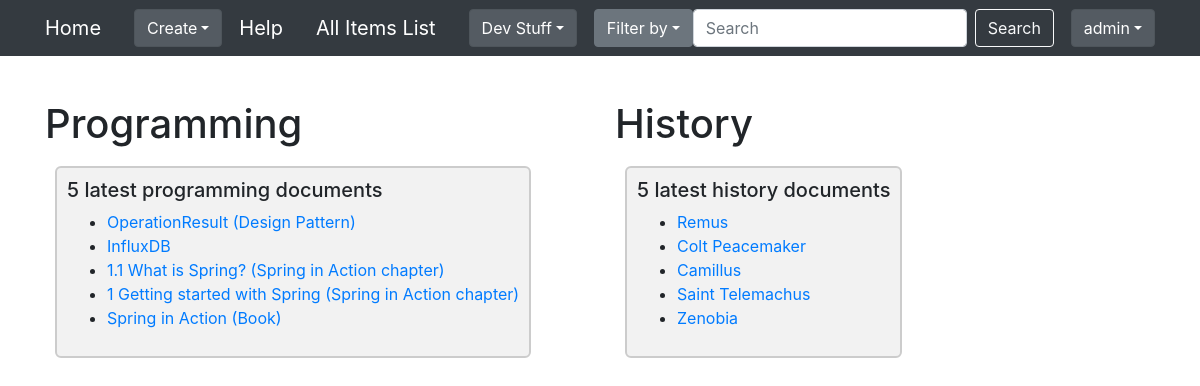
/notesfromxml/homepagetest/ (signed in), run on an earlier commit of the app's database.
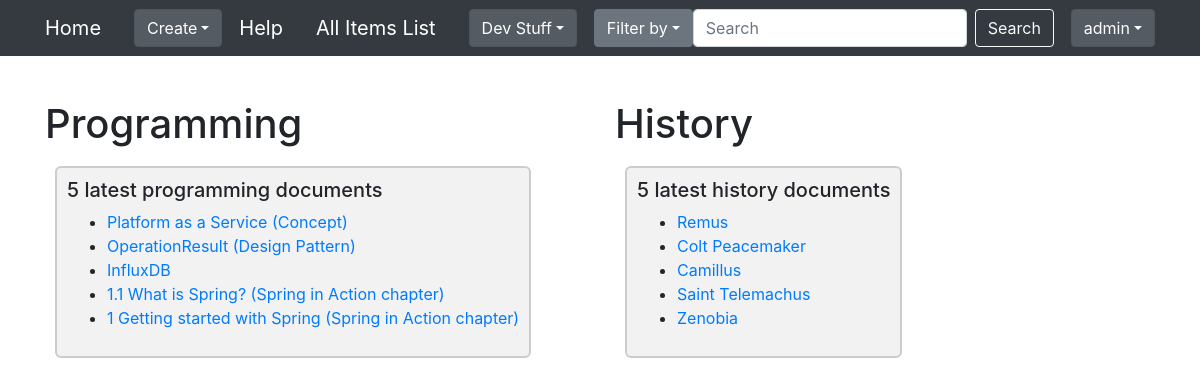
And on a later commit of the database.
### notesfromxml/models.py (models this page shows, shortened)
class Document(models.Model):
    document_name = models.TextField()
    document_text = models.TextField()

### notesfromxml/views.py (the view)
# urls.py: path('homepagetest/', views.display_homepage_test, name='homepage_test'),  # development stuff
@login_required
def display_homepage_test(request):
    latest_programming_documents = Document.objects.filter(tagmap__tag__tag_name='Programming').order_by('-id')[:5]
    latest_history_documents = Document.objects.filter(tagmap__tag__tag_name='History').order_by('-id')[:5]
    return render(request, 'notesfromxml/homepage-test.html',
                  {'latest_programming_docs': latest_programming_documents,
                   'latest_history_docs': latest_history_documents})

### notesfromxml/templates/notesfromxml/homepage-test.html (shortened to what this page needs)
{% extends 'notesfromxml/base.html' %}
{% load static %}
{%  block head_css_page %}
    <link rel="stylesheet" type="text/css" href="{% static 'notesfromxml/css/homepage-test.css' %}" />
 {% endblock head_css_page %}
{% block content %}
    <div class="container">
        <div class="row">
            <div class="col">
                <section>
                    <h1>Programming</h1>
                    <div class="latest-docs">
                        {% if latest_programming_docs %}
                            <h5>5 latest programming documents</h5>
                            <ul>
                                {% for doc in latest_programming_docs %}
                                    <li><a href="{% url 'notesfromxml:display_doc' doc.document_name %}">{{ doc.document_name }}</a></li>
                                {% endfor %}
                            </ul>
                        {% endif %}
                    </div>
                </section>
            </div>
            <div class="col">
                <section>
                    <h1>History</h1>
                    <div class="latest-docs">
                        {% if latest_history_docs %}
                            <h5>5 latest history documents</h5>
                            <ul>
                                {% for doc in latest_history_docs %}
                                    <li><a href="{% url 'notesfromxml:display_doc' doc.document_name %}">{{ doc.document_name }}</a></li>
                                {% endfor %}
                            </ul>
                        {% endif %}
                    </div>
                </section>
            </div>
        </div>
    </div>
{% endblock content %}

What changed in the data, as far as the page shows it:
no longer on this page (row unchanged): Document: document_name "Spring in Action (Book)", shown under "5 latest programming documents"
added Document: document_name "Platform as a Service (Concept)", shown under "5 latest programming documents"
